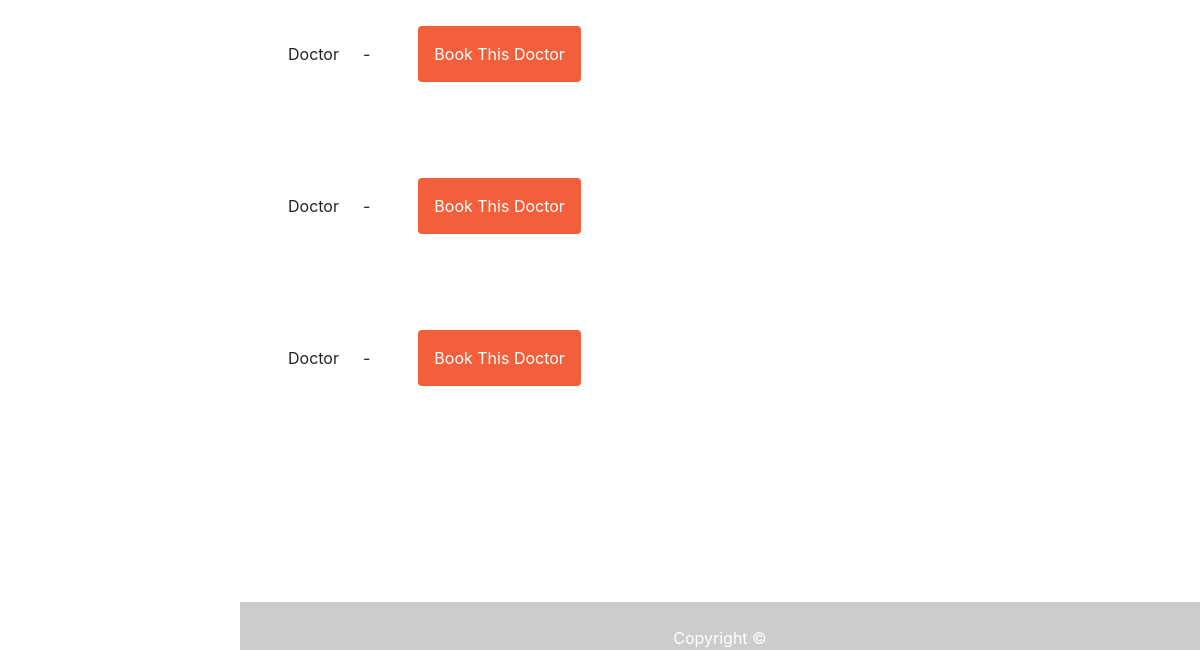
The app's page /all_doctors/ (lower part), older data.
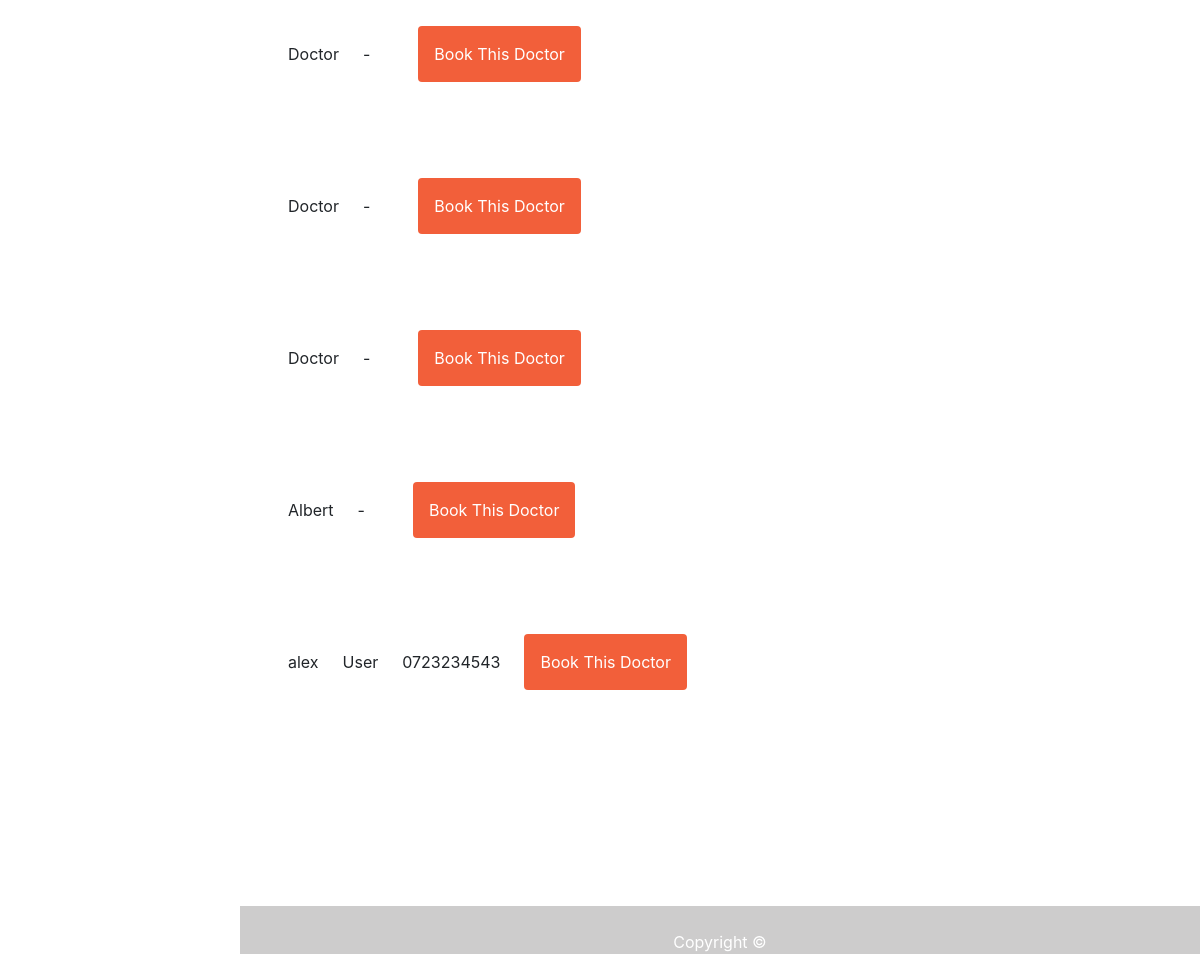
The same page, newer data.
### bookingapp/models.py (models this page shows, shortened)
class Doctor(models.Model):
    CARD ='Cardiologist'
    DERMA = 'Dermatologist'
    EMERGE =  'Emergency Specialist'
    ALLERGY = 'Allergy Specialist'
    ANAE = 'Anesthesiologist'
    COLON = 'COlon and Rectal Surgeon'
    NORMAL = 'Consultant'
    SPECIALIZATION_CHOICES = [
        (CARD, 'Cardiologist'),
        (DERMA, 'Dermatologist'),
        (EMERGE, 'Emergency Specialist'),
        (ALLERGY, 'Allergy Specialist'),
        (ANAE, 'Anesthesiologist'),
        (COLON, 'COlon and Rectal Surgeon'),
        (NORMAL, 'Consultant'),
    ]
    user = models.OneToOneField(User, on_delete=models.CASCADE, related_name='doctor', null=True)
    age = models.IntegerField(null=True)
    phone = models.CharField(max_length=255)
    county = models.ForeignKey(County, on_delete=models.CASCADE, null=True)
    specialization = models.CharField(max_length=50,choices=SPECIALIZATION_CHOICES , null=True)
    biography = models.TextField(null=True, default='-')
    birth_date = models.DateField(null=True, blank=True)
    has_schedule = models.BooleanField(default=False)
    last_update = models.DateTimeField(auto_now = True)
    created_at = models.DateTimeField(auto_now_add = True)

### bookingapp/views.py (the view)
# urls.py: path('all_doctors/', views.all_doctors, name='all-doctors'),
def all_doctors(request):
    doctor = Doctor.objects.all()
    return render(request, 'patient/doctors.html', {'doctor': doctor})

### bookingapp/templates/patient/doctors.html (shortened to what this page needs)
{% extends 'patient/dashboard.html' %}
{% load tailwind_tags %}
{% block content %}
<!DOCTYPE html>
<html lang="en">
<head>
    {% tailwind_css %}
</head>
<body>
    {% for doctor in doctor %}
    <table>
    <div class="relative container mx-auto p-6">
        <div class="flex space-x-6 p-6">
    <li class="flex items-center justify-between"> <a href="">{{ doctor.user.first_name }} </a></li>
    <li class="flex items-center justify-between"> {{ doctor.biography }}</li>
    <li class="flex items-center justify-between"> {{ doctor.phone }}</li>
    <a href="{% url 'appointment-form' doctor.id  %}" class="p-3 px-6 pt-2 text-white bg-brightRed rounded baseline hover:bg-brightRedLight">
        Book This Doctor
    </a>
   </div>
</div>
</table>
    {% endfor %}
</body>
</html>
{% endblock %}

### bookingapp/templates/patient/dashboard.html (shortened to what this page needs)
<!DOCTYPE html>
{% load static %}
<html lang="en">
<head>
  <link rel="stylesheet" href="https://stackpath.bootstrapcdn.com/bootstrap/4.3.1/css/bootstrap.min.css">
  <link rel="stylesheet" href="https://maxcdn.bootstrapcdn.com/font-awesome/4.7.0/css/font-awesome.min.css">
</head>
<body>
  <main>
    <br><br>
    {% block content %}
    {% endblock content %}
    <br><br><br><br><br><br><br>
    <footer>
      <br>
      <div class="container">
        <div class="row">
          <div class="col-md-12 col-sm-12">
            <div style="color:#ffffff;" class="wow fadeInUp footer-copyright">
              <p>
                Copyright &copy;  </p>
            </div>
          </div>
        </div>
      </div>
    </footer>
  </main>
</body>
</html>

Row changes from the older to the newer data that the page shows:
added Doctor: user.first_name "Albert", biography "-"
added Doctor: user.first_name "alex", biography "User", phone "0723234543"
